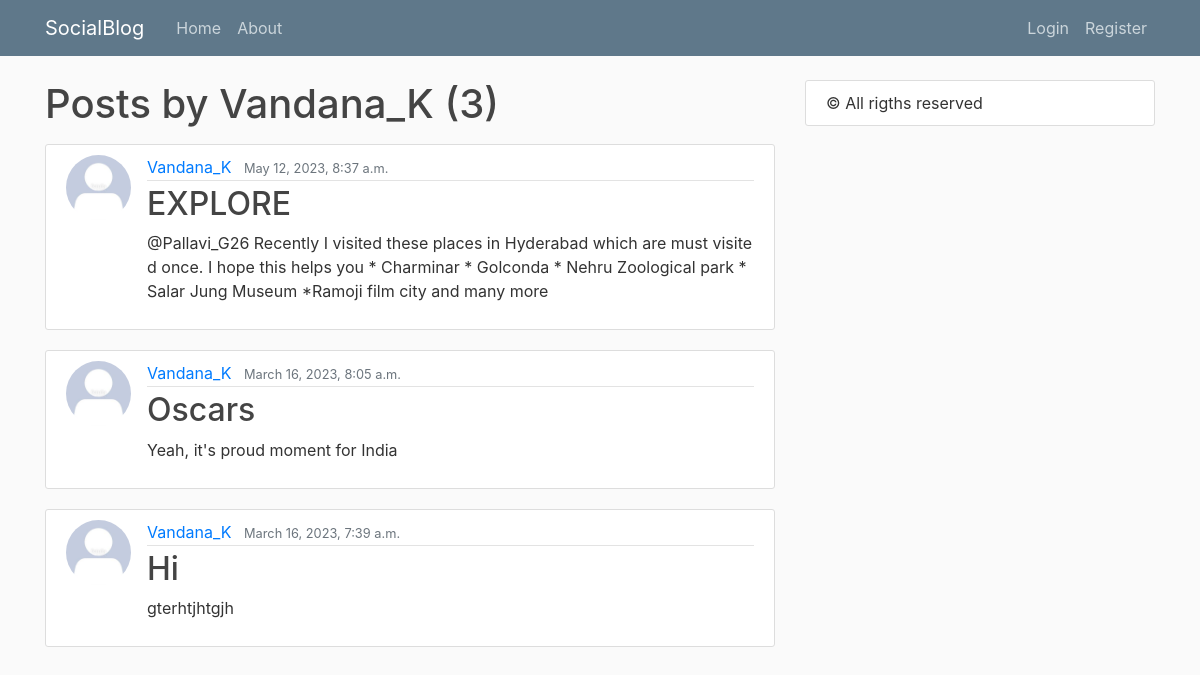
Page /user/Vandana_K on the committed database.
### socialblog/models.py (models this page shows, shortened)
class Post(models.Model):
    title = models.CharField(max_length=100)
    content = models.TextField()
    date_posted = models.DateTimeField(default=timezone.now)
    author = models.ForeignKey(User, on_delete=models.CASCADE)

### users/models.py (models this page shows, shortened)
class Profile(models.Model):
    user = models.OneToOneField(User,on_delete=models.CASCADE)
    image = models.ImageField(default='default.jpg',upload_to='profile_pics')

### socialblog/views.py (the view)
# urls.py: path('user/<str:username>', UserPostListView.as_view(), name="user-posts"),
class UserPostListView(ListView):
    model = Post
    template_name = 'socialblog/user_posts.html'
    context_object_name = 'posts'
    paginate_by = 5
    def get_queryset(self):
        user = get_object_or_404(User,username=self.kwargs.get('username'))
        return Post.objects.filter(author=user).order_by('-date_posted')

### socialblog/templates/socialblog/user_posts.html (shortened to what this page needs)
{% extends "socialblog/base_layout.html" %}
{% block content %}
    <h1 class="mb-3">Posts by {{ view.kwargs.username }} ({{ page_obj.paginator.count }})</h1>
    {% for post in posts %}
        <article class="media content-section">
            <img class="rounded-circle article-img" src="{{ post.author.profile.image.url }}">
            <div class="media-body">
                <div class="article-metadata">
                    <a class="mr-2" href="{% url 'user-posts' post.author.username %}">{{ post.author }}</a>
                    <small class="text-muted">{{ post.date_posted }}</small>
                </div>
                <h2><a class="article-title" href="{% url 'post-detail' post.id %}">{{ post.title }}</a></h2>
                <p class="article-content">{{ post.content }}</p>
            </div>
        </article>
    {% endfor %}
{% endblock content %}

### socialblog/static/socialblog/main.css (style rules this page uses)
body { background: #fafafa; color: #333333; margin-top: 5rem; }
h1, h2, h3, h4, h5, h6 { color: #444444; }
.content-section { background: #ffffff; padding: 10px 20px; border: 1px solid #dddddd; border-radius: 3px; margin-bottom: 20px; }
.article-title { color: #444444; }
.article-content { word-break: break-all; white-space: normal; }
.article-img { height: 65px; width: 65px; margin-right: 16px; }
.article-metadata { padding-bottom: 1px; margin-bottom: 4px; border-bottom: 1px solid #e3e3e3 }

### rows in the picture
Post: author.profile.image (placeholder picture), author "Vandana_K", date_posted "May 12, 2023, 8:37 a.m.", title "EXPLORE", content "@Pallavi_G26 Recently I visited these places in Hyderabad which are must visited once. I hope this helps you * Charminar * Golconda * Nehru Zoological park * Salar Jung Museum *Ramoji film city and many more"
Post: author.profile.image (placeholder picture), author "Vandana_K", date_posted "March 16, 2023, 8:05 a.m.", title "Oscars", content "Yeah, it's proud moment for India"
Post: author.profile.image (placeholder picture), author "Vandana_K", date_posted "March 16, 2023, 7:39 a.m.", title "Hi", content "gterhtjhtgjh"

### other values in the picture
{{ view.kwargs.username }} "Vandana_K"
{{ page_obj.paginator.count }} "3"
